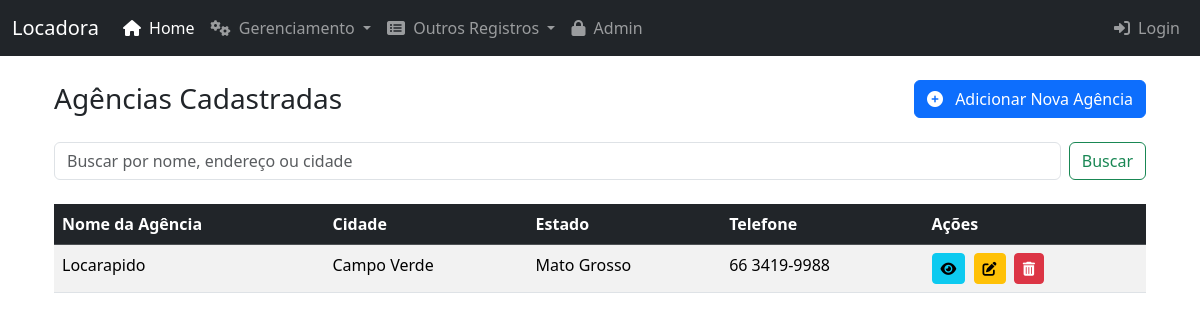
Page /agencias/ on the committed database.
### core/models.py (models this page shows, shortened)
class Agencia(models.Model):
    id_agencia = models.AutoField(primary_key=True)
    nome_agencia = models.CharField(max_length=100)
    endereco = models.CharField(max_length=255)
    cidade = models.CharField(max_length=100)
    estado = models.CharField(max_length=50)
    telefone = models.CharField(max_length=20)
    class Meta:
        verbose_name = "Agência"
        verbose_name_plural = "Agências"

### core/views.py (the view, shortened to what this page needs)
# urls.py: path('agencias/', views.lista_agencias, name='lista_agencias'),
def lista_agencias(request):
    query = request.GET.get('q')
    agencias = Agencia.objects.all().order_by('nome_agencia')
    return render(request, 'core/lista_agencias.html', {'agencias': agencias, 'query':query})

### core/templates/core/lista_agencias.html (shortened to what this page needs)
{% extends 'base.html' %}
{% block content %}
    <div class="d-flex justify-content-between align-items-center mb-4">
        <h1 class="h3 mb-0">Agências Cadastradas</h1>
        <a href="{% url 'adicionar_agencia' %}" class="btn btn-primary">
            <i class="fas fa-plus-circle me-2"></i> Adicionar Nova Agência
        </a>
    </div>
    <div class="mb-4">
        <form class="d-flex" method="GET" action="{% url 'lista_agencias' %}">
            <input class="form-control me-2" type="search" placeholder="Buscar por nome, endereço ou cidade" aria-label="Search" name="q" value="{{ query|default:'' }}">
            <button class="btn btn-outline-success" type="submit">Buscar</button>
        </form>
    </div>
    {% if agencias %}
        <div class="table-responsive">
            <table class="table table-hover table-striped">
                <thead class="table-dark">
                    <tr>
                        <th>Nome da Agência</th>
                        <th>Cidade</th>
                        <th>Estado</th>
                        <th>Telefone</th>
                        <th>Ações</th>
                    </tr>
                </thead>
                <tbody>
                    {% for agencia in agencias %}
                    <tr>
                        <td>{{ agencia.nome_agencia }}</td>
                        <td>{{ agencia.cidade }}</td>
                        <td>{{ agencia.estado }}</td>
                        <td>{{ agencia.telefone }}</td>
                        <td>
                            <a href="{% url 'detalhes_agencia' pk=agencia.pk %}" class="btn btn-info btn-sm me-1" title="Ver Detalhes">
                                <i class="fas fa-eye"></i>
                            </a>
                            <a href="{% url 'editar_agencia' pk=agencia.pk %}" class="btn btn-warning btn-sm me-1" title="Editar">
                                <i class="fas fa-edit"></i>
                            </a>
                            <a href="{% url 'excluir_agencia' pk=agencia.pk %}" class="btn btn-danger btn-sm" title="Excluir">
                                <i class="fas fa-trash-alt"></i>
                            </a>
                        </td>
                    </tr>
                    {% endfor %}
                </tbody>
            </table>
        </div>
    {% else %}
        <div class="alert alert-warning" role="alert">
            Nenhuma agência cadastrada ainda. <a href="{% url 'adicionar_agencia' %}" class="alert-link">Adicionar a primeira agência?</a>
        </div>
    {% endif %}
{% endblock %}

### rows in the picture
Agencia: nome_agencia "Locarapido", cidade "Campo Verde", estado "Mato Grosso", telefone "66 3419-9988"
